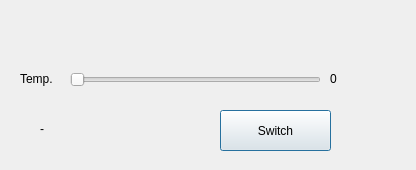
<?xml version="1.0" encoding="UTF-8"?>
<ui version="4.0">
 <class>Client</class>
 <widget class="QDialog" name="Client">
  <property name="geometry">
   <rect>
    <x>0</x>
    <y>0</y>
    <width>416</width>
    <height>170</height>
   </rect>
  </property>
  <property name="windowTitle">
   <string>Dialog</string>
  </property>
  <widget class="QPushButton" name="switchButton">
   <property name="geometry">
    <rect>
     <x>220</x>
     <y>110</y>
     <width>111</width>
     <height>41</height>
    </rect>
   </property>
   <property name="text">
    <string>Switch</string>
   </property>
  </widget>
  <widget class="QSlider" name="tempThresSlider">
   <property name="geometry">
    <rect>
     <x>70</x>
     <y>70</y>
     <width>251</width>
     <height>20</height>
    </rect>
   </property>
   <property name="focusPolicy">
    <enum>Qt::NoFocus</enum>
   </property>
   <property name="acceptDrops">
    <bool>false</bool>
   </property>
   <property name="orientation">
    <enum>Qt::Horizontal</enum>
   </property>
   <property name="invertedAppearance">
    <bool>false</bool>
   </property>
   <property name="invertedControls">
    <bool>false</bool>
   </property>
  </widget>
  <widget class="QLabel" name="tempThresLabel">
   <property name="geometry">
    <rect>
     <x>20</x>
     <y>70</y>
     <width>51</width>
     <height>17</height>
    </rect>
   </property>
   <property name="text">
    <string>Temp.</string>
   </property>
   <property name="buddy">
    <cstring>tempThresSlider</cstring>
   </property>
  </widget>
  <widget class="QLabel" name="statusLabel">
   <property name="geometry">
    <rect>
     <x>40</x>
     <y>120</y>
     <width>151</width>
     <height>17</height>
    </rect>
   </property>
   <property name="text">
    <string>-</string>
   </property>
  </widget>
  <widget class="QLabel" name="tempThresValue">
   <property name="geometry">
    <rect>
     <x>330</x>
     <y>70</y>
     <width>67</width>
     <height>17</height>
    </rect>
   </property>
   <property name="text">
    <string>0</string>
   </property>
   <property name="buddy">
    <cstring>tempThresSlider</cstring>
   </property>
  </widget>
 </widget>
 <tabstops>
  <tabstop>tempThresSlider</tabstop>
  <tabstop>switchButton</tabstop>
 </tabstops>
 <resources/>
 <connections/>
</ui>
